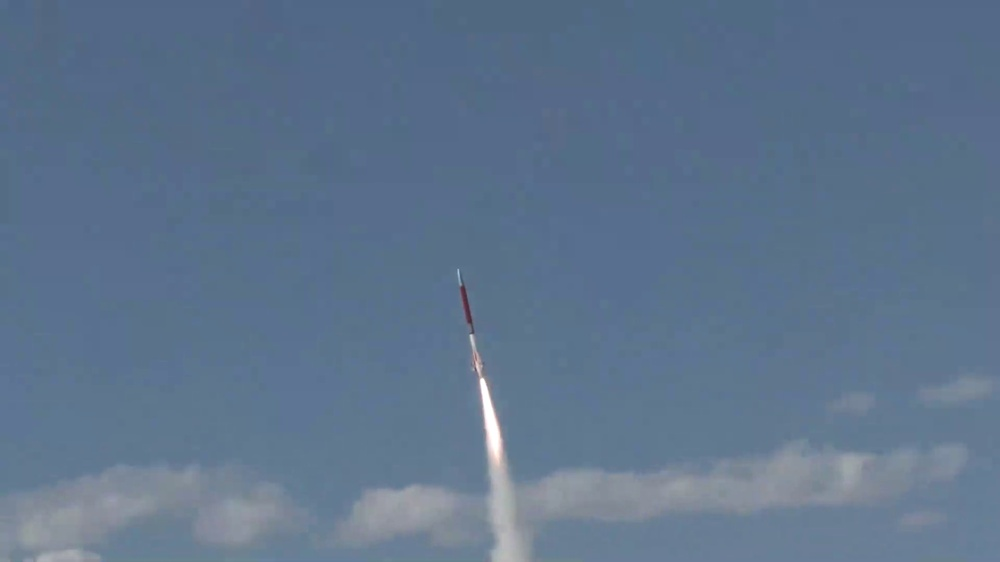
#> input picture Image Splitting/Good Pics for Test/1_10.jpg, 1000 x 562 px, shrunk from 1920 x 1080 before the run
$ python -i myfunctions.py   (imports and definitions only)
#> lines starting #> are read from the running program, lines starting #| are printed output that depends on the picture; after the words box and inside, x2 and y2 are one past the last pixel; in counts of white or black regions, pixels touching at a corner belong together
#> further down, picture is the input picture: shape (562, 1000, 3); mean B, G, R 141.1, 116.1, 94.6
import cv2 as cv
import numpy as np

def findHighest(image):
    #convert to hsv format
    hsv = cv.cvtColor(image, cv.COLOR_BGR2HSV)
#> hsv: shape (562, 1000, 3); mean H, S, V 106.1, 85, 141.1

    #define lower and upper bounds of blue to be removed
    lower_blue = np.array([60, 35, 140])
    upper_blue = np.array([180, 255, 255])

    #mask image according to arrays above, and apply slight blurring
    mask = cv.inRange(hsv, lower_blue, upper_blue)
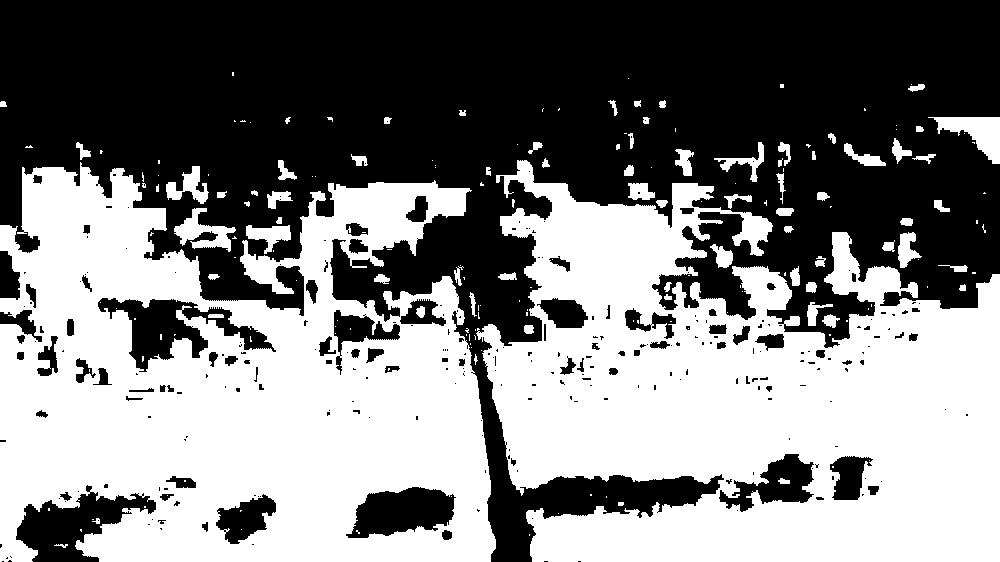
#> mask: shape (562, 1000); 49.7% white; 187 white regions (112 under 20 px)
    mask = cv.GaussianBlur(mask, (5, 5), 0)
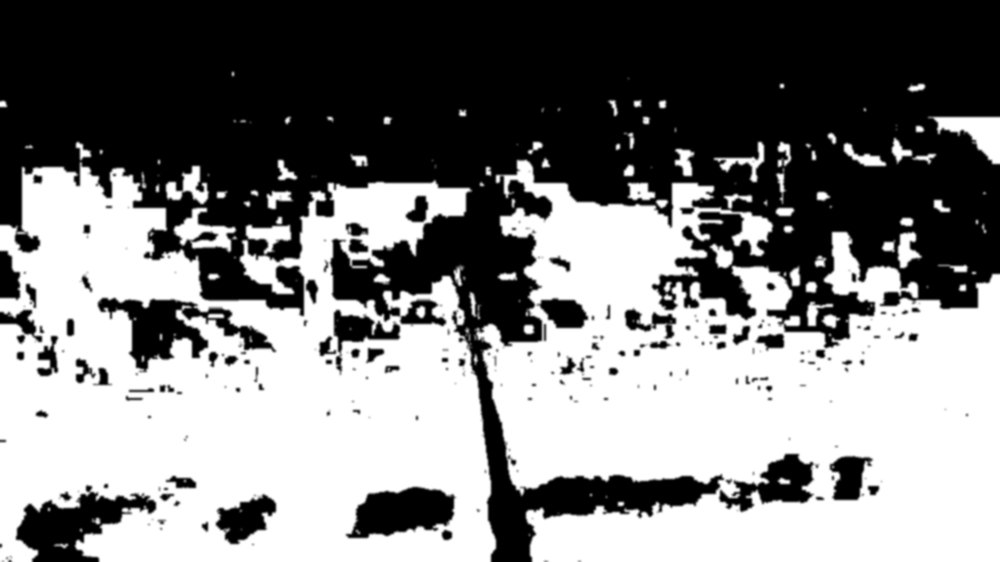
#> mask: shape (562, 1000); min 0, max 255, mean 126.7

    cnts = cv.findContours(mask, cv.RETR_EXTERNAL, cv.CHAIN_APPROX_SIMPLE)
#> cnts = 78 contours, 6 with area under 20; largest, box (x1, y1, x2, y2) and area: (0, 140, 1000, 562) 316367, (926, 115, 1000, 166) 1916, (712, 140, 766, 184) 868, (774, 140, 796, 218) 855, (890, 136, 938, 166) 593
    cnts = cnts[0] if len(cnts) == 2 else cnts[1]
    c = max(cnts, key=cv.contourArea)
#> c = contour of 1876 points, box (x1, y1, x2, y2) (0, 140, 1000, 562), area 316367

    top = tuple(c[c[:, :, 1].argmin()][0])
#> top = (75, 140)

    return top

>>> import cv2
>>> picture = cv2.imread('../../Image Splitting/Good Pics for Test/1_10.jpg')
>>> result = findHighest(picture)
#> result = (75, 140)

$ run again, on Image Splitting/Good Pics for Test/1_11.jpg
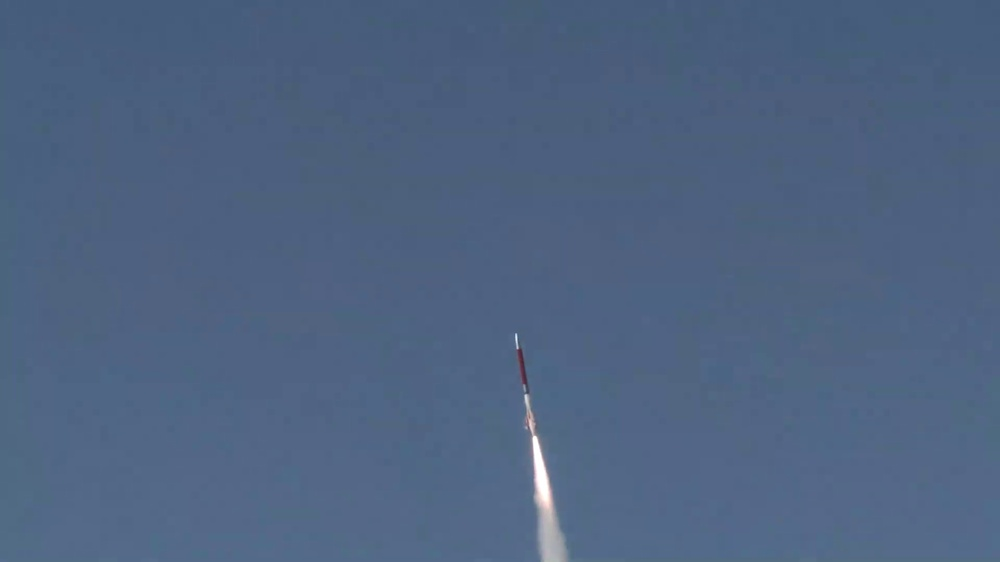
#> input picture Image Splitting/Good Pics for Test/1_11.jpg, 1000 x 562 px, shrunk from 1920 x 1080 before the run
#> picture is the input picture: shape (562, 1000, 3); mean B, G, R 129.2, 98.8, 78.5
#> hsv: shape (562, 1000, 3); mean H, S, V 108, 100.3, 129.2
#> in findHighest, `mask = cv.inRange(hsv, lower_blue, upper_blue)`:
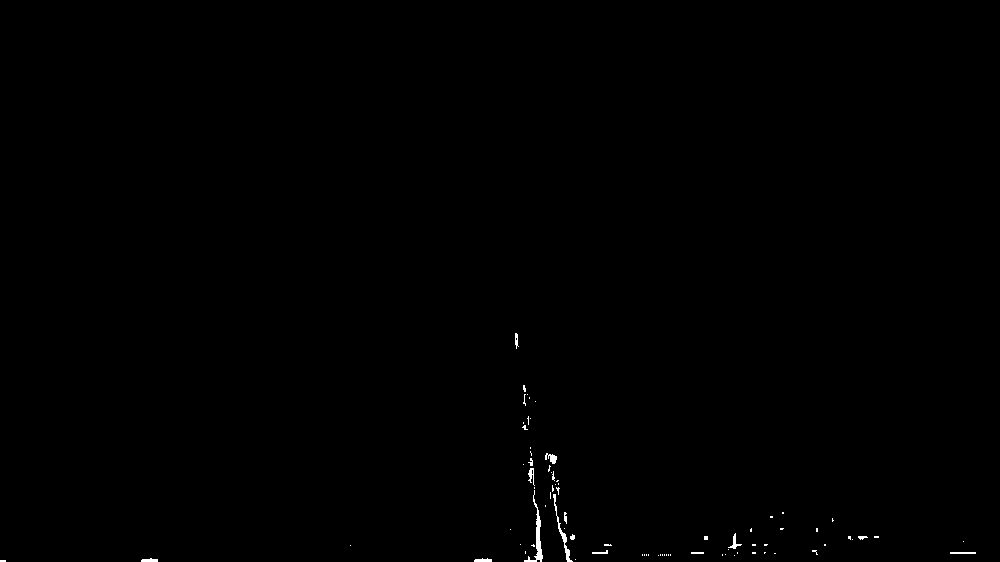
#> mask: shape (562, 1000); 0.24% white; 81 white regions (66 under 20 px)
#> cnts = 37 contours, 5 with area under 20; largest, box (x1, y1, x2, y2) and area: (543, 451, 578, 562) 1110, (521, 445, 545, 562) 954, (720, 531, 744, 558) 248, (590, 542, 614, 556) 166, (521, 383, 532, 408) 158
#> c = contour of 112 points, box (x1, y1, x2, y2) (543, 451, 578, 562), area 1110
#> top = (544, 451)
